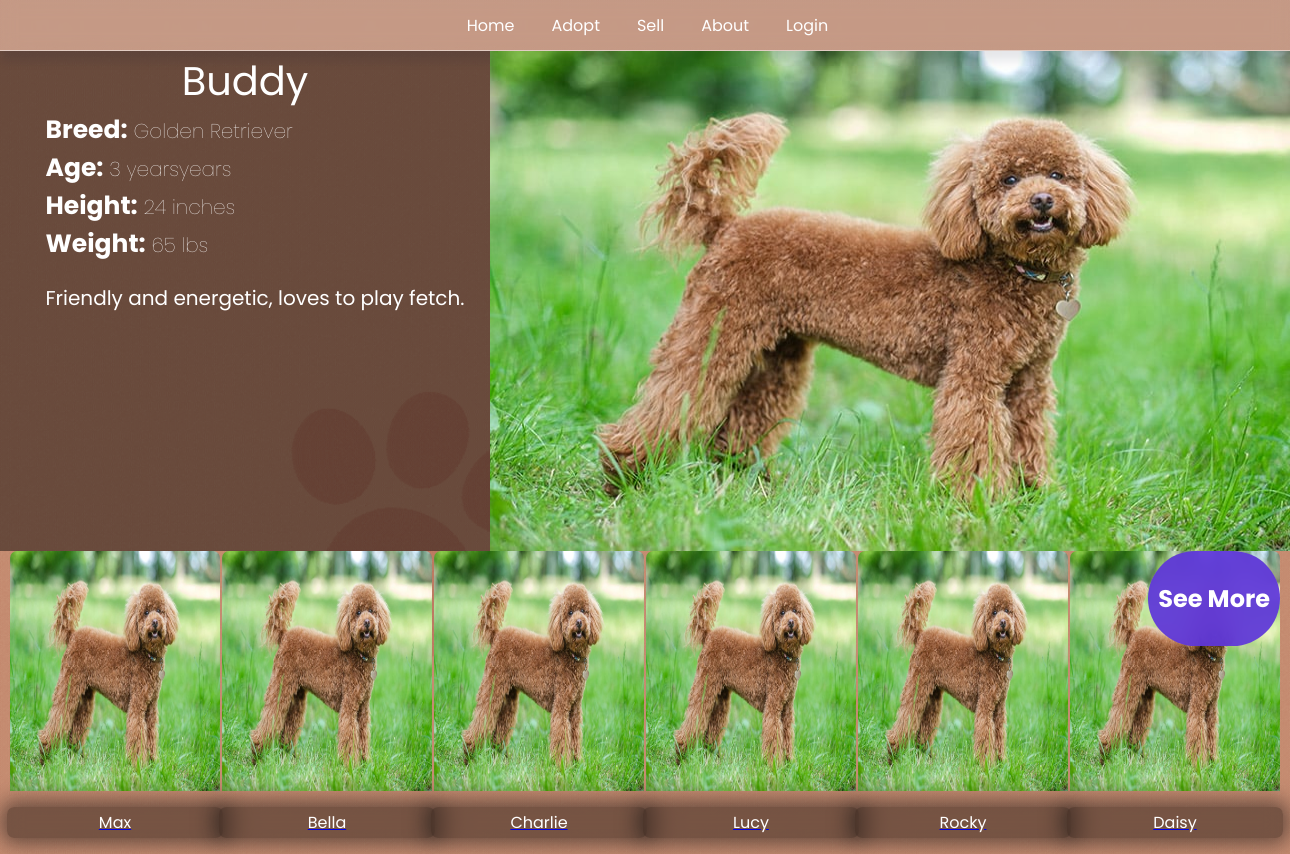
The page /adopt on the database its author committed.
### tables this page shows
CREATE TABLE dog (
    id INTEGER PRIMARY KEY AUTOINCREMENT,
    name TEXT NOT NULL,
    breed TEXT NOT NULL,
    age TEXT NOT NULL,
    height TEXT NOT NULL,
    weight TEXT NOT NULL,
    image TEXT NOT NULL,
    description TEXT NOT NULL
);

### pet.py (the view)
@app.route("/adopt")
def my_adopt():
    return adopt("1")

### pet.py (called while the page is built)
def get_dogs(count:int=-1):
    with sql.connect(DATABASE) as con:
        cur = con.cursor()
        _ = cur.execute("SELECT * FROM dog")
        dogs = cur.fetchall()
        dogs_dic = [
            {
                "_id":_id,
                "name": name,
                "breed": breed,
                "age": age,
                "height": height,
                "weight": weight,
                'image': image,
                "desc": description,
            }
            for (
                _id,
                name,
                breed,
                age,
                height,
                weight,
                image,
                description,
            ) in dogs[:count]
        ]
        return dogs_dic

@app.route("/adopt/<_id>")
def adopt(_id:str):
    all_dogs = get_dogs()
    limited_dogs:list[dict[str,str]] =[]
    main_dog = {}
    for dog in all_dogs:
        if str(dog["_id"])!=_id and len(limited_dogs)<6:
            limited_dogs.append(dog)
        elif str(dog["_id"]) ==_id:
            main_dog = dog
    if not main_dog:
        main_dog = limited_dogs[0]
    return render_template("adopt.html",context={"dog":main_dog,"dogs":limited_dogs })

### templates/adopt.html (shortened to what this page needs)
<!DOCTYPE html>
<html lang="en">
{% extends "base.html" %}
    {%block head%}
    <link rel="stylesheet" href="/static/css/navbar.css" type="text/css">
    {%endblock%}
    {%block body%}
    <div class="container">
        <div class="dogMain">
            <div class="dog_detail">
                <div class="dog_title">
                   <span>{{context.dog.name}}</span>
                </div>
                <div class="dog_inner_detail">
                    <div class="inner_detail">Breed:<span> {{context.dog.breed}}</span> </div>
                    <div class="inner_detail">Age:<span> {{context.dog.age}}years</span></div>
                    <div class="inner_detail">Height:<span> {{context.dog.height}}</span></div>
                    <div class="inner_detail">Weight:<span> {{context.dog.weight}}</span></div>
                    <p>{{context.dog.desc}}</p>
                </div>
            </div>
            <div class="dog_image">
                <img src="/{{context.dog.image}}" alt="">
            </div>
        </div>
        <div class="alldogs">
            <section id="feature" class="section-p1">
                {% if context %}
            {% for dog in context.dogs %}
            <a href="/adopt/{{dog._id}}">
                <div class="dog-item">
                <img src="/{{dog.image}}" alt="Dog 1">
                <p>
                {{dog.name}}
                </p>
            </div>
        </a>
        {%endfor %}
        {%endif%}
            </section>
            <div class="seemore">
                <h2>See More</h2>
            </div>
        </div>
        {%endblock%}

### templates/base.html (shortened to what this page needs)
<!doctype html>
<html>
  <head>
    {% block head %}{% endblock %}
  </head>
  <body>
    {% block navbar %}
    <nav>
        <a href="/home">Home</a>
        <a href="/adopt">Adopt</a>
        <a href="/sell">Sell</a>
        <a href="/about">About</a>
        <a href="/login">Login</a>
    </nav>
    {% endblock %}
    {% block body%}
    {% endblock%}
    </div>
  </body>
</html>

### static/css/navbar.css (style rules this page uses)
body { font-family: Poppins; background-image: url("/static/img/logo.gif"); background-size: 100%; background-color: white; margin: 0px; padding: none; color: white; }
nav { transition: backdrop-filter 0.3s ease; display: flex; background-color: rgba(200, 210, 220, 0.2); padding: 0px; justify-content: center; z-index: 1; backdrop-filter: blur( 2px ); border-bottom: 1px solid rgba(255, 255, 255, 0.5); box-shadow: 1px 10px 10px rgba(0, 20, 50, 0.1); min-height: 50px; width: 100vw; align-items: center; }
nav a { z-index: 2; transition: border 0.2s ease; text-decoration: none; color: white; padding: 15px; padding-bottom: 3px; padding-top: 3px; margin-left: 5px; border: 1px solid rgba(255, 255, 255, 0); border-radius: 999px; }

### templates/adopt.html (style rules this page uses)
.container { display: flex; flex-direction: column; }
.dogMain { display: flex; justify-content: space-between; }
.alldogs { display: flex; }
.inner_detail { font-size: 25px; font-weight: bold; }
.inner_detail span { font-size: 20px; font-weight: 100; }
.dog_inner_detail { padding-left: 20px; }
.dog_detail { display: flex; flex:1; flex-direction: column; align-items: center; background-color: #0007; }
.dog_title { font-size: 40px; }
.dog_inner_detail p { font-size: 20px; justify-content: center; }
.dog_image { width: 800px; height: 500px; }
.dog_image img { height: 500px; width: 800px; }
.dog-item { display: grid; grid-template-areas: "a" "a" "a" "b"; max-width: 300px; justify-items: center; max-height: 100%; }
.dog-item img { grid-area: a; width: 210px; height: 240px; border-radius: 7px 7px 0px 0px; }
.dog-item p { grid-area: b; background-color: #0006; backdrop-filter: blur(8px); width: 100%; padding: 3px; box-shadow: 0px 0px 20px 6px #10101085; border-radius: 7px; text-align: center; color:white; }
.section-p1 { display: flex; flex-direction: row; flex-wrap: nowrap; align-content: center; justify-content: space-between; align-items: center; max-height: 100%; max-width: 100%; grid-area: a; padding: 0px 10px; }
.alldogs { display: grid; grid-template-areas: "a"; }
.seemore { grid-area: a; position: fixed; right: 10px; border-radius: 50px; padding: 10px; background: rgb(94 54 219 / 92%); backdrop-filter: blur(10px); }
body { overflow-x: hidden; }

### rows shown on the page
dog: dog.name "Buddy", dog.breed "Golden Retriever", dog.age "3 years", dog.height "24 inches", dog.weight "65 lbs", dog.desc "Friendly and energetic, loves to play fetch.", dog.image (picture)
dog: image (picture), name "Max"
dog: image (picture), name "Bella"
dog: image (picture), name "Charlie"
dog: image (picture), name "Lucy"
dog: image (picture), name "Rocky"
dog: image (picture), name "Daisy"
